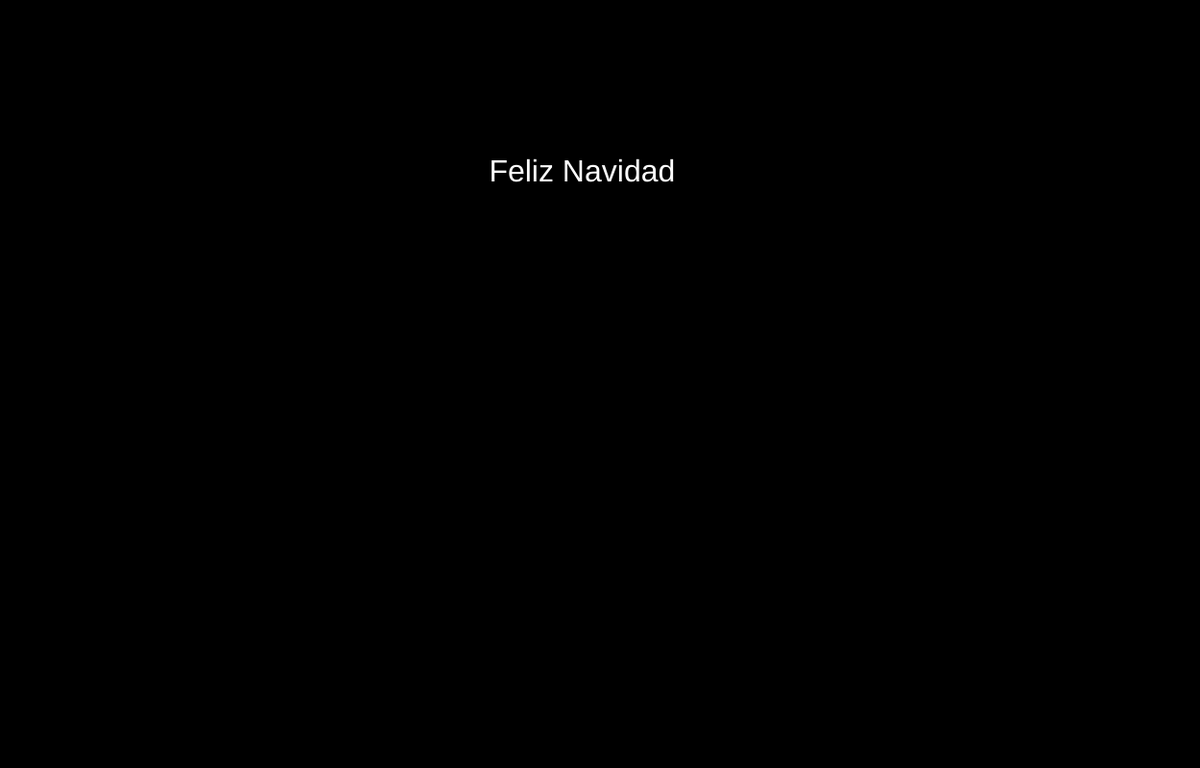
Frame 1 (no input)
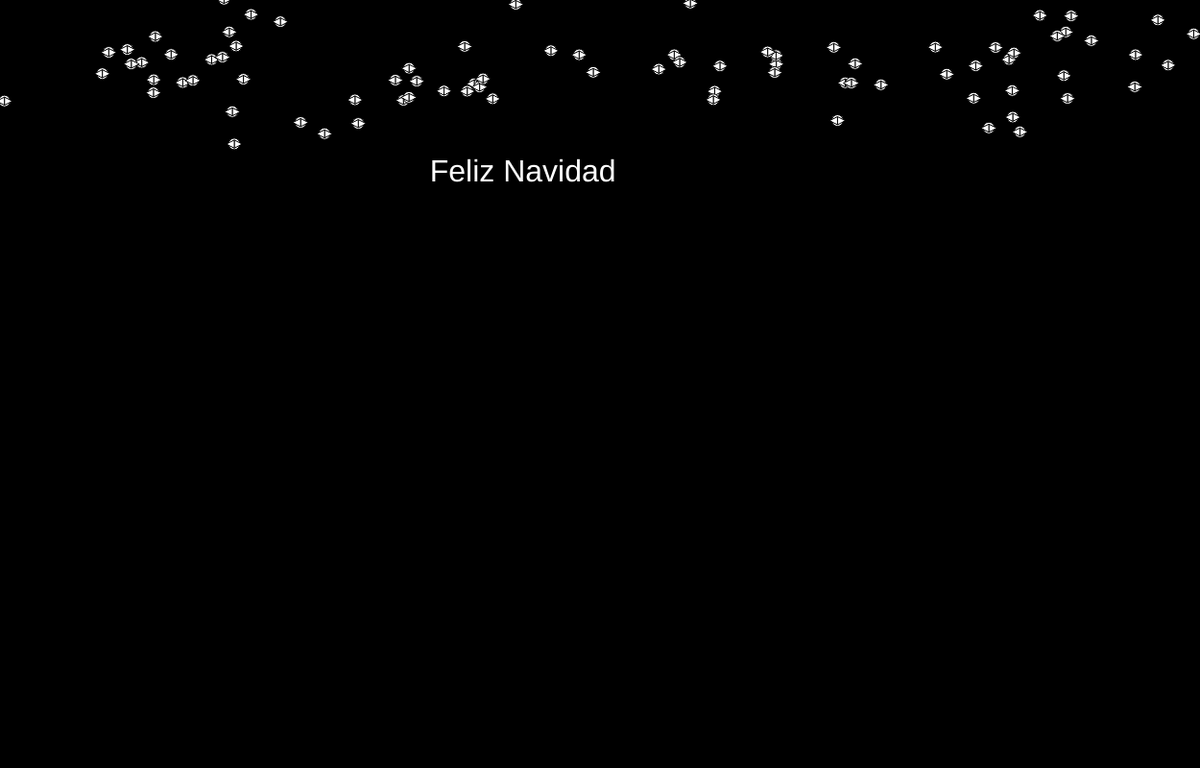
Frame 60 (no input)
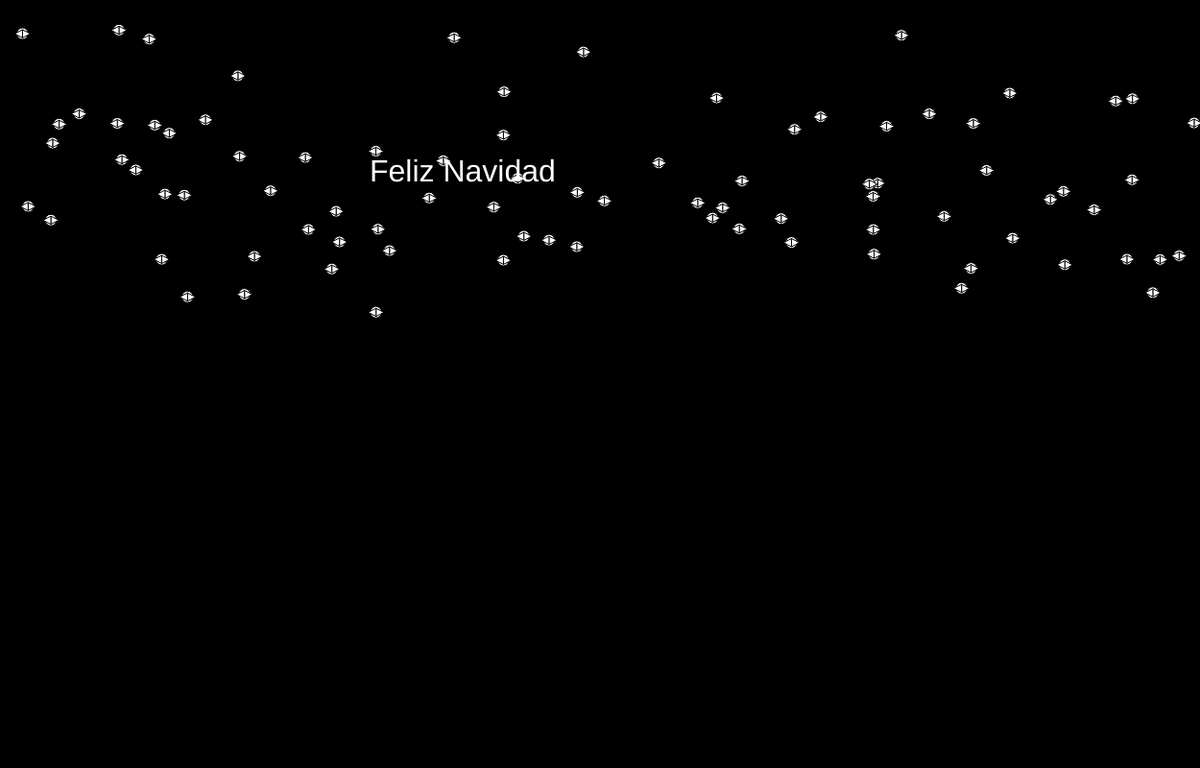
Frame 120 (the mouse pressed at the canvas centre since frame 60)

The p5.js sketch that drew these frames (run headless with seeded random() and noise() and a simulated clock; from frame 60 on, the mouse is pressed at the canvas centre):

// p5.js sketch
// ── sketch.js
let coposDeNieve = []; // matriz de copos de nieve

function setup() {
  createCanvas(1250, 800);
  for (let i = 0; i < 100; i++) {
    coposDeNieve[i] = new CopoDeNieve();
  }
  letreroNavidad = new LetreroNavidad();
}

function draw() {
  background(0);
  for (let i = 0; i < coposDeNieve.length; i++) {
    coposDeNieve[i].mover();
    coposDeNieve[i].mostrar();
  }
  letreroNavidad.mover();
    letreroNavidad.mostrar();
}

class CopoDeNieve {
  constructor() {
    this.x = random(width);
    this.y = random(-100, -10);
    this.velocidad = random(1, 3);
    this.ángulo = random(0, TWO_PI);
  }

  mover() {
    this.x += sin(this.ángulo) * this.velocidad;
    this.y += this.velocidad;
    if (this.y > height) {
      this.y = random(-100, -10);
      this.velocidad = random(1, 3);
    }
  }

  mostrar() {
    fill(255);
    ellipse(this.x, this.y, 12, 12);
    triangle(this.x, this.y + 4, this.x, this.y - 4, this.x + 8, this.y);
    triangle(this.x, this.y + 4, this.x, this.y - 4, this.x - 8, this.y);
  }
}

class LetreroNavidad {
  constructor() {
    this.x = random(width);
    this.y = random(height);
    this.velocidad = random(-2, 2);
    this.ángulo = random(0, TWO_PI);
  }

  mover() {
    this.x += this.velocidad;
    if (this.x > width || this.x < 0) {
      this.velocidad *= -1;
    }
  }

  mostrar() {
    fill(255);
    textSize(32);
    textAlign(CENTER, CENTER);
    text("Feliz Navidad", this.x, this.y);
  }
}
